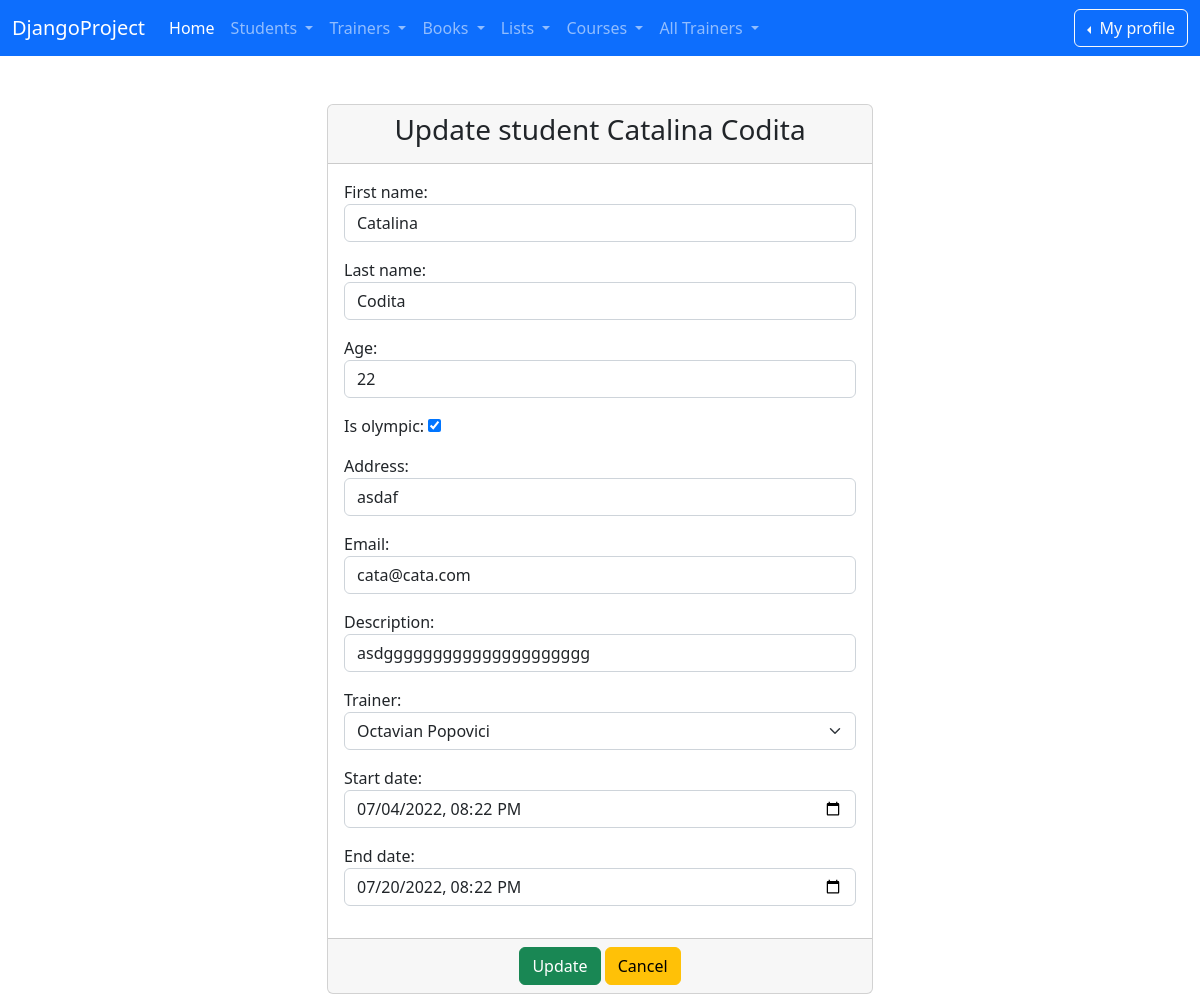
Page /update_student/7/ (signed in) on the committed database.
### student/models.py (models this page shows)
class Student(models.Model):
    first_name = models.CharField(max_length=30)
    last_name = models.CharField(max_length=30)
    age = models.IntegerField()
    is_olympic = models.BooleanField(default=False)
    address = models.CharField(max_length=150)
    email = models.EmailField(max_length=50)
    description = models.TextField(max_length=300)
    start_date = models.DateTimeField()
    end_date = models.DateTimeField()
    trainer = models.ForeignKey(Trainer, on_delete=models.CASCADE, null=True)
    active = models.BooleanField(default=True)
    created_at = models.DateTimeField(auto_now_add=True)
    updated_at = models.DateTimeField(auto_now=True)
    def __str__(self):
        return f"{self.first_name} {self.last_name}"

### trainer/models.py (models this page shows)
class Trainer(models.Model):
    first_name = models.CharField(max_length=30)
    last_name = models.CharField(max_length=30)
    department = models.CharField(max_length=30)
    course = models.CharField(max_length=30)
    description = models.TextField(max_length=300)
    start_date = models.DateTimeField()
    end_date = models.DateTimeField()
    image = models.ImageField(upload_to='images/', null=True)
    active = models.BooleanField(default=True)
    created_at = models.DateTimeField(auto_now_add=True)
    updated_at = models.DateTimeField(auto_now=True)
    def __str__(self):
        return f"{self.first_name} {self.last_name}"

### student/views.py (the view)
# urls.py: path('update_student/<int:pk>/', views.StudentUpdateView.as_view(), name='update-student'),
class StudentUpdateView(LoginRequiredMixin, PermissionRequiredMixin, UpdateView):
    template_name = 'student/update_student.html'
    model = Student
    form_class = StudentForm
    success_url = reverse_lazy('list-of-students')
    permission_required = 'student.update_s'

### student/forms.py (shortened to what this page needs)
class StudentForm(forms.ModelForm):
    class Meta:
        model = Student
        fields = ['first_name', 'last_name', 'age', 'is_olympic', 'address', 'email', 'description', 'trainer',
                  'start_date', 'end_date']
        widgets = {
            'first_name': TextInput(attrs={'placeholder': 'Please enter your first name', 'class': 'form-control'}),
            'last_name': TextInput(attrs={'placeholder': 'Please enter your last name', 'class': 'form-control'}),
            'age': TextInput(attrs={'placeholder': 'Please enter your age', 'class': 'form-control'}),
            'address': TextInput(attrs={'placeholder': 'Please enter your age', 'class': 'form-control'}),
            'email': EmailInput(attrs={'placeholder': 'Please enter your address', 'class': 'form-control'}),
            'description': TextInput(attrs={'placeholder': 'Please enter a description', 'class': 'form-control'}),
            'start_date': DateTimeInput(attrs={'class': 'form-control', 'type': 'datetime-local'}),
            'end_date': DateTimeInput(attrs={'class': 'form-control', 'type': 'datetime-local'}),
            'trainer': Select(attrs={'class': 'form-select'}),
        }

### djangoProject/context_processors.py (called while the page is built)
def get_all_trainers(request):
    return {'trainers': Trainer.objects.all()}

### templates/student/update_student.html (shortened to what this page needs)
{% extends 'base.html' %}
{% block content %}
    <div class="container">
        <div class="row">
            <div class="col-md-6 offset-md-3"><br><br>
                <div class="card">
                    <div class="card-header">
                        <h3 class="text-center">Update student {{ student }}</h3>
                    </div>
                    <form method="post">
                       <div class="card-body">
                            {{ form.as_p }}
                        </div>
                        <div class="card-footer text-center">
                            <button class="btn btn-success" type="submit">Update</button>
                            <button href="{% url 'list-of-students' %}" class="btn btn-warning" >Cancel</button>
                        </div>
                    </form>
                </div>
            </div>
        </div>
    </div>
{% endblock %}

### rows in the picture
Student: first_name+last_name "Catalina Codita", first_name "Catalina", last_name "Codita", age "22", is_olympic "☑", address "asdaf", email "cata@cata.com", description "asdggggggggggggggggggggg", trainer "Octavian Popovici", start_date "07/04/2022 20:22", end_date "07/20/2022 20:22"
